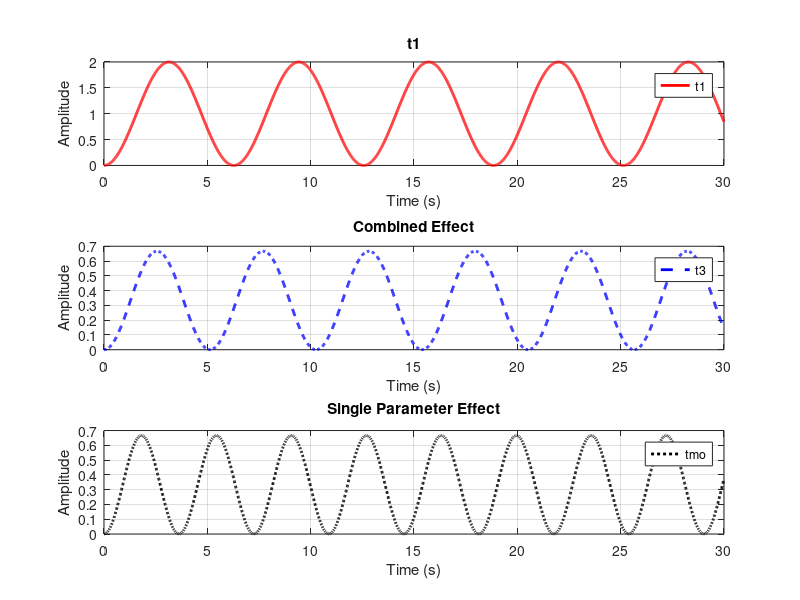

Write MATLAB code to recreate this figure. (Note: this script raises an error after producing the figure.)
%%                               Case 01
%                           G(s) = 1 / (ms^2 + k)


% num1 = 1;
% den1 = [m 0 k];
% G1 = tf(num1,den1);

num1 = 1;

% -------------------- t1 --------------------
% m = 1 , k = 1
den1_1 = [1 0 1];

% ---------------- Combined Effect ----------------

% t2 : Increase Mass and Spring Constant
% den1_2 = [3 0 2];

% t3 : Increase Spring Constant and Mass
den1_2 = [2 0 3];

% --------------- Single Parameter Effect ---------------

% tmo : Only Spring Constant Changes (m constant)
den1_3 = [1 0 3];

% tko : Only Mass Changes (k constant)
% den1_3 = [3 0 1];

% Transfer Functions

G1_1 = tf(num1,den1_1);
disp('t1 Poles')
p1 = pole(G1_1)

G1_2 = tf(num1,den1_2);
disp('t3 Poles')
p3 = pole(G1_2)

G1_3 = tf(num1,den1_3);
disp('tmo Poles')
pmo = pole(G1_3)

% Time

t = 0:0.01:30;

% Responses

[y1s,t1s] = step(G1_1,t);
[y2s,t2s] = step(G1_2,t);
[y3s,t3s] = step(G1_3,t);

% [y1i,t1i] = impulse(G1_1,t);
% [y2i,t2i] = impulse(G1_2,t);
% [y3i,t3i] = impulse(G1_3,t);

% Plot

figure(1)

subplot(3,1,1)

plot(t1s,y1s,'r','LineWidth',2)
% plot(t1i,y1i,'r','LineWidth',2)

title('t1')
xlabel('Time (s)')
ylabel('Amplitude')
legend('t1','Location','best')
grid on

subplot(3,1,2)

plot(t2s,y2s,'b--','LineWidth',2)
% plot(t2i,y2i,'b--','LineWidth',2)

title('Combined Effect')
xlabel('Time (s)')
ylabel('Amplitude')

% legend('t2','Location','best')
legend('t3','Location','best')

grid on

subplot(3,1,3)

plot(t3s,y3s,'k:','LineWidth',2)
% plot(t3i,y3i,'k:','LineWidth',2)

title('Single Parameter Effect')
xlabel('Time (s)')
ylabel('Amplitude')

% legend('tko','Location','best')
legend('tmo','Location','best')

grid on

sgtitle('Case 01 : G(s) = 1 / (ms^2 + k)')
